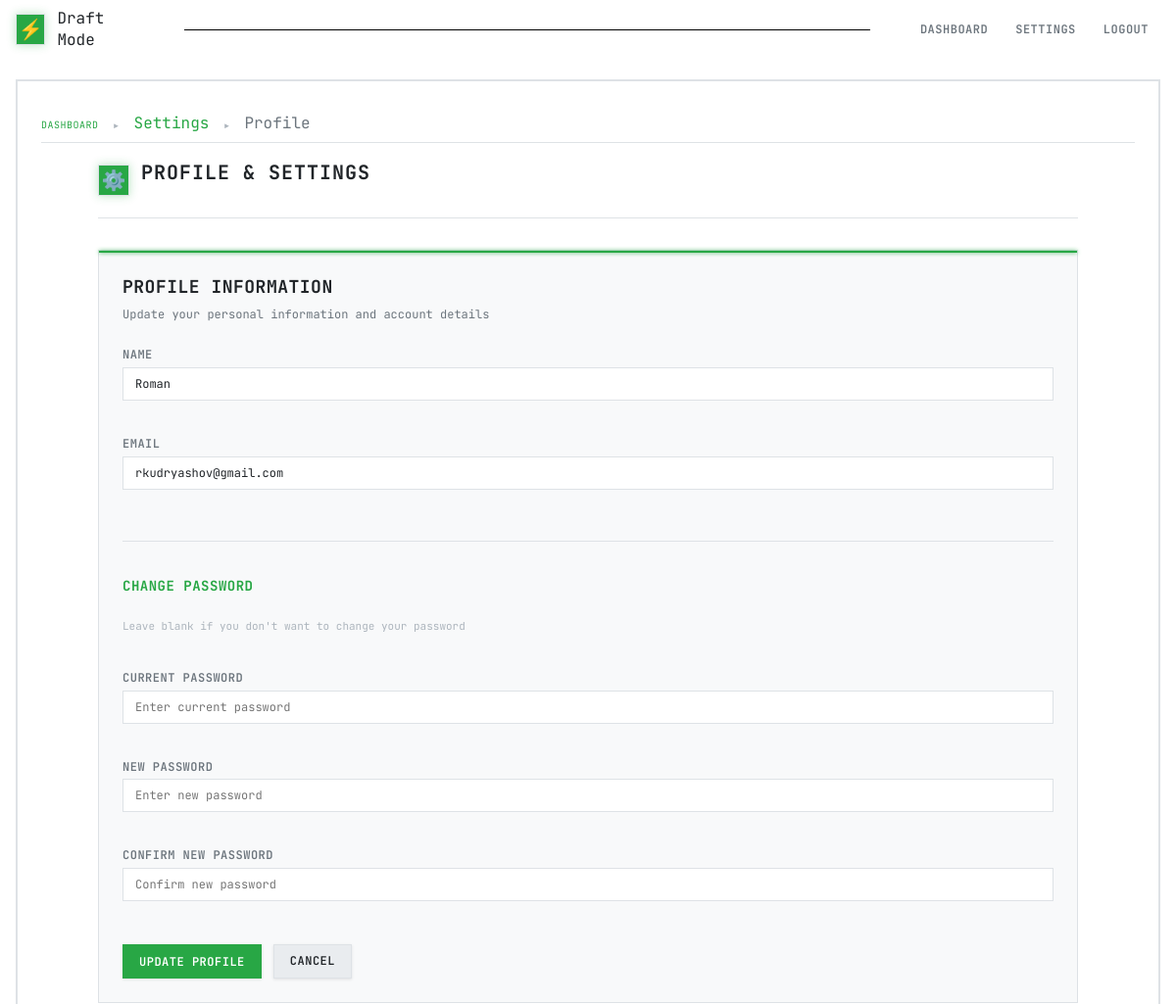
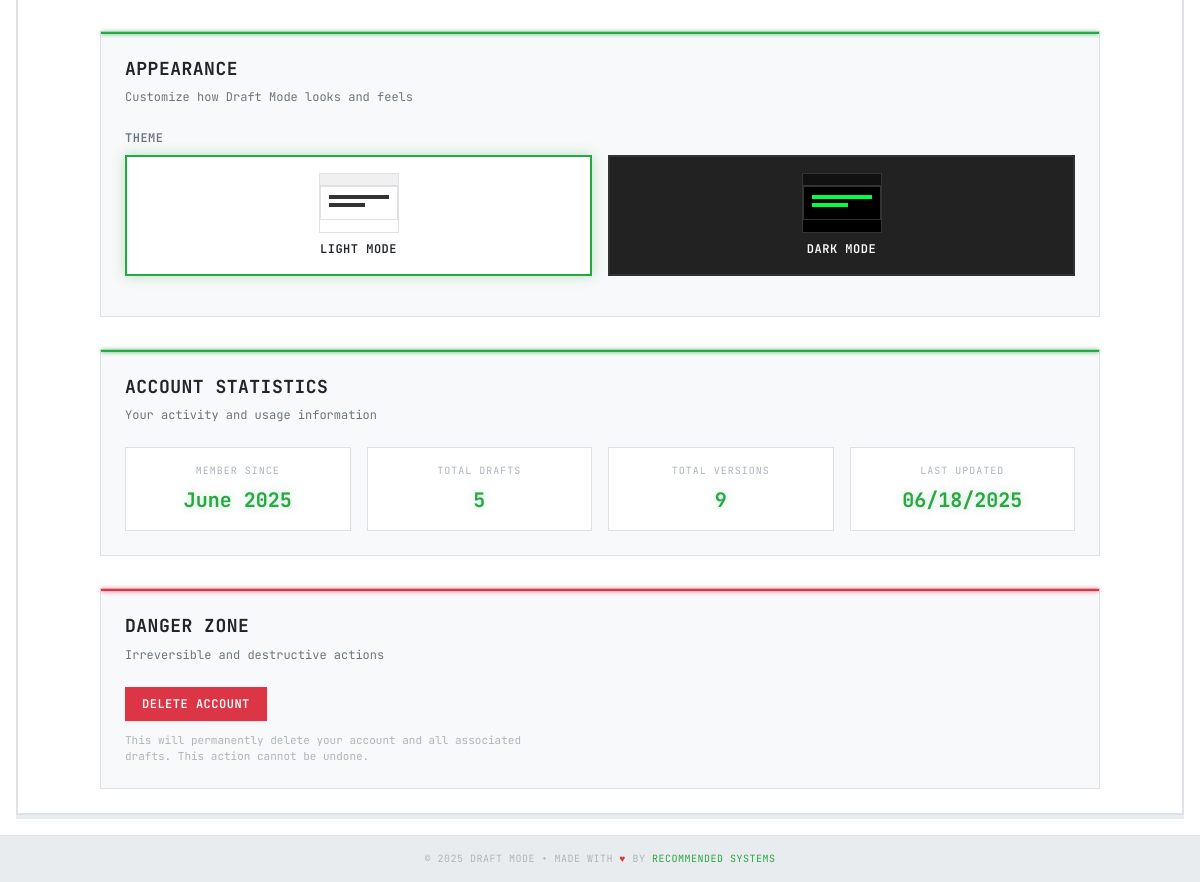
The page /settings/profile (signed in) on the database its author committed (2 pictures, top to bottom).
### models.py (models this page shows, shortened)
class User(db.Model):
    __tablename__ = 'users'
    id = db.Column(db.Integer, primary_key=True)
    name = db.Column(db.String(100), nullable=False)
    email = db.Column(db.String(120), unique=True, nullable=False, index=True)
    password_hash = db.Column(db.String(200), nullable=False)
    created_at = db.Column(db.DateTime, default=datetime.utcnow)
    updated_at = db.Column(db.DateTime, default=datetime.utcnow, onupdate=datetime.utcnow)
    blog_drafts = db.relationship('BlogDraft', backref='author', lazy=True, cascade='all, delete-orphan')
    @property
    def total_drafts(self):
        return len(self.blog_drafts)
    @property
    def total_versions(self):
        return sum(len(draft.versions) for draft in self.blog_drafts)

### routes/settings.py (the view, shortened to what this page needs)
@settings_bp.route('/profile', methods=['GET', 'POST'])
@login_required
def profile():
    user = get_current_user()
    return render_template('settings/profile.html', user=user)

### templates/settings/profile.html (shortened to what this page needs)
{% extends "base.html" %}
{% block extra_css %}
<link rel="stylesheet" href="{{ url_for('static', filename='css/settings.css') }}">
{% endblock %}
{% block breadcrumb %}
<div class="breadcrumb">
    <a href="{{ url_for('main.dashboard') }}">Dashboard</a>
    <span class="breadcrumb-separator">►</span>
    <span style="color: var(--accent-green);">Settings</span>
    <span class="breadcrumb-separator">►</span>
    <span style="color: var(--text-secondary);">Profile</span>
</div>
{% endblock %}
{% block content %}
<div class="settings-container">
    <div class="settings-header">
        <div class="settings-title">
            <div class="title-icon">⚙️</div>
            <h2>Profile & Settings</h2>
        </div>
    </div>
    <div class="settings-grid">
        <div class="settings-section">
            <div class="section-header">
                <h3>Profile Information</h3>
                <p>Update your personal information and account details</p>
            </div>
            <form method="POST" class="settings-form">
                <div class="form-group">
                    <label for="name">Name</label>
                    <input type="text" id="name" name="name" value="{{ user.name }}" required>
                </div>
                <div class="form-group">
                    <label for="email">Email</label>
                    <input type="email" id="email" name="email" value="{{ user.email }}" required>
                </div>
                <div class="form-divider"></div>
                <h4 class="subsection-title">Change Password</h4>
                <p class="subsection-description">Leave blank if you don't want to change your password</p>
                <div class="form-group">
                    <label for="current_password">Current Password</label>
                    <input type="password" id="current_password" name="current_password" placeholder="Enter current password">
                </div>
                <div class="form-group">
                    <label for="new_password">New Password</label>
                    <input type="password" id="new_password" name="new_password" placeholder="Enter new password">
                </div>
                <div class="form-group">
                    <label for="confirm_password">Confirm New Password</label>
                    <input type="password" id="confirm_password" name="confirm_password" placeholder="Confirm new password">
                </div>
                <div class="form-actions">
                    <button type="submit" class="btn primary">Update Profile</button>
                    <a href="{{ url_for('main.dashboard') }}" class="btn">Cancel</a>
                </div>
            </form>
        </div>
        <div class="settings-section">
            <div class="section-header">
                <h3>Appearance</h3>
                <p>Customize how Draft Mode looks and feels</p>
            </div>
            <div class="settings-form">
                <div class="form-group">
                    <label for="theme-selector">Theme</label>
                    <div class="theme-selector">
                        <div class="theme-option" data-theme="light">
                            <div class="theme-preview light-preview">
                                <div class="preview-header"></div>
                                <div class="preview-content">
                                    <div class="preview-line"></div>
                                    <div class="preview-line short"></div>
                                </div>
                            </div>
                            <span class="theme-label">Light Mode</span>
                        </div>
                        <div class="theme-option" data-theme="dark">
                            <div class="theme-preview dark-preview">
                                <div class="preview-header"></div>
                                <div class="preview-content">
                                    <div class="preview-line"></div>
                                    <div class="preview-line short"></div>
                                </div>
                            </div>
                            <span class="theme-label">Dark Mode</span>
                        </div>
                    </div>
                </div>
            </div>
        </div>
        <div class="settings-section">
            <div class="section-header">
                <h3>Account Statistics</h3>
                <p>Your activity and usage information</p>
            </div>
            <div class="stats-grid">
                <div class="stat-item">
                    <div class="stat-label">Member Since</div>
                    <div class="stat-value">{{ user.created_at.strftime('%B %Y') }}</div>
                </div>
                <div class="stat-item">
                    <div class="stat-label">Total Drafts</div>
                    <div class="stat-value">{{ user.total_drafts }}</div>
                </div>
                <div class="stat-item">
                    <div class="stat-label">Total Versions</div>
                    <div class="stat-value">{{ user.total_versions }}</div>
                </div>
                <div class="stat-item">
                    <div class="stat-label">Last Updated</div>
                    <div class="stat-value">{{ user.updated_at.strftime('%m/%d/%Y') }}</div>
                </div>
            </div>
        </div>
        <div class="settings-section danger-section">
            <div class="section-header">
                <h3>Danger Zone</h3>
                <p>Irreversible and destructive actions</p>
            </div>
            <div class="danger-actions">
                <button id="deleteAccountBtn" class="btn danger">Delete Account</button>
                <p class="danger-description">
                    This will permanently delete your account and all associated drafts. This action cannot be undone.
                </p>
            </div>
        </div>
    </div>
</div>
{% endblock %}

### static/css/light-theme.css (style rules this page uses)
:root { --bg-primary: #ffffff; --bg-secondary: #f8f9fa; --bg-tertiary: #e9ecef; --text-primary: #212529; --text-secondary: #6c757d; --text-muted: #adb5bd; --border-primary: #dee2e6; --border-secondary: #ced4da; --accent-green: #28a745; --accent-red: #dc3545; --accent-yellow: #ffc107; --accent-blue: #007bff; --accent-purple: #6f42c1; --pixel-size: 2px; --glow-primary: 0 0 10px rgba(40, 167, 69, 0.3); --glow-secondary: 0 0 5px rgba(0, 123, 255, 0.3); --scan-lines: #ffffff; }
[data-theme="light"] .btn { background: var(--bg-tertiary); border: 1px solid var(--border-primary); color: var(--text-primary); box-shadow: 0 1px 3px rgba(0, 0, 0, 0.1); }
[data-theme="light"] .btn.primary { background: var(--accent-green); color: #ffffff; border-color: var(--accent-green); }
[data-theme="light"] .btn.danger { background: var(--accent-red); color: #ffffff; border-color: var(--accent-red); }
[data-theme="light"] input, [data-theme="light"] textarea, [data-theme="light"] select { background: #ffffff; border: 1px solid var(--border-primary); color: var(--text-primary); }
[data-theme="light"] .editor-content, [data-theme="light"] .preview-content { background: var(--bg-primary); border: 1px solid var(--border-primary); }
[data-theme="light"] .settings-section { background: var(--bg-secondary); border: 1px solid var(--border-primary); }
[data-theme="light"] .theme-option { border: 2px solid var(--border-primary); background: var(--bg-tertiary); }
[data-theme="light"] .theme-option:has(input[type="radio"]:checked) { border-color: var(--accent-green); background: var(--bg-primary); box-shadow: 0 0 12px rgba(40, 167, 69, 0.3); }
[data-theme="light"] .stat-item { background: var(--bg-primary); border: 1px solid var(--border-primary); }
[data-theme="light"] .breadcrumb { border-bottom: 1px solid var(--border-primary); }
[data-theme="light"] .breadcrumb a { color: var(--accent-green); }
[data-theme="light"] body { background-image: var(--scan-lines); }
[data-theme="light"] h1, [data-theme="light"] h2, [data-theme="light"] h3, [data-theme="light"] h4, [data-theme="light"] h5, [data-theme="light"] h6 { text-shadow: none; }

### rows shown on the page
User: name "Roman", email "rkudryashov@gmail.com", created_at "June 2025", updated_at "06/18/2025"

### other values the page prints
{{ user.total_drafts }} "5"
{{ user.total_versions }} "9"
